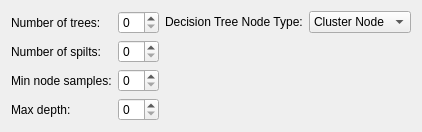
                       <widget class="QWidget" name="page_47">
                        <layout class="QGridLayout" name="gridLayout_96">
                         <item row="0" column="0">
                          <layout class="QFormLayout" name="formLayout_15">
                           <item row="0" column="0">
                            <widget class="QLabel" name="label_107">
                             <property name="text">
                              <string>Number of trees:</string>
                             </property>
                            </widget>
                           </item>
                           <item row="0" column="1">
                            <widget class="QSpinBox" name="pipelineTool_randomForests_numTrees"/>
                           </item>
                           <item row="1" column="0">
                            <widget class="QLabel" name="label_108">
                             <property name="text">
                              <string>Number of spilts:</string>
                             </property>
                            </widget>
                           </item>
                           <item row="1" column="1">
                            <widget class="QSpinBox" name="pipelineTool_randomForests_numSpiltingSteps"/>
                           </item>
                           <item row="2" column="0">
                            <widget class="QLabel" name="label_109">
                             <property name="text">
                              <string>Min node samples:</string>
                             </property>
                            </widget>
                           </item>
                           <item row="2" column="1">
                            <widget class="QSpinBox" name="pipelineTool_randomForests_minSamplesPerNode"/>
                           </item>
                           <item row="3" column="0">
                            <widget class="QLabel" name="label_110">
                             <property name="text">
                              <string>Max depth:</string>
                             </property>
                            </widget>
                           </item>
                           <item row="3" column="1">
                            <widget class="QSpinBox" name="pipelineTool_randomForests_maxDepth"/>
                           </item>
                          </layout>
                         </item>
                         <item row="0" column="1">
                          <layout class="QFormLayout" name="formLayout_70">
                           <item row="0" column="0">
                            <widget class="QLabel" name="label_186">
                             <property name="text">
                              <string>Decision Tree Node Type:</string>
                             </property>
                            </widget>
                           </item>
                           <item row="0" column="1">
                            <widget class="QComboBox" name="pipelineTool_randomForestsNodeType">
                             <item>
                              <property name="text">
                               <string>Cluster Node</string>
                              </property>
                             </item>
                             <item>
                              <property name="text">
                               <string>Threshold</string>
                              </property>
                             </item>
                            </widget>
                           </item>
                          </layout>
                         </item>
                        </layout>
                       </widget>
